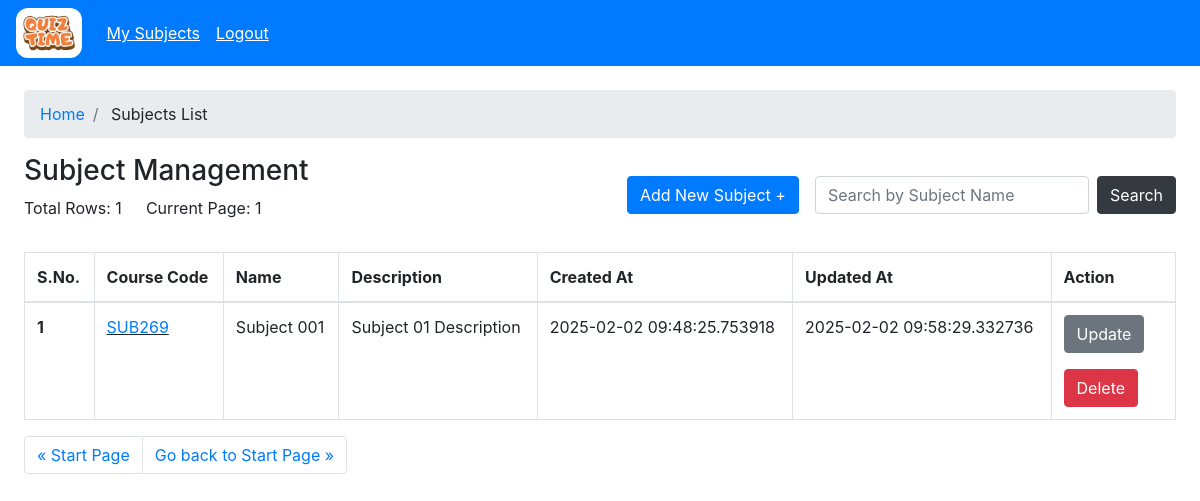
Screenshot of /admin/subject/ (signed in) with the database file from the repository.
### models/model.py (models this page shows)
class Subject(db.Model):
    __tablename__='subjects'
    id=db.Column(db.VARCHAR(100), primary_key=True)
    name=db.Column(db.VARCHAR(100), nullable=False)
    description=db.Column(db.VARCHAR(100), nullable=False)
    created_at=db.Column(db.TIMESTAMP, nullable=False)
    updated_at=db.Column(db.TIMESTAMP, nullable=False)
    code=db.Column(db.VARCHAR(100), nullable=False)

### controllers/admin/admin_subject.py (the view)
@subject.route("/")
@login_required
@role_required("admin")
@swag_from({
    "tags": ["Admin"],
    "summary": "Retrive all subject list with filters and pagination and sorting",
    "description": "This endpoint retrieves a list of subjects with optional filtering, pagination, and sorting. Use the query parameters to customize the results.",
    "parameters": [
        {
            "in": "query",
            "name": "skip",
            "type": "integer",
            "description": "Number of rows to skip",
            "required": False
        },
        {
            "in": "query",
            "name": "take",
            "type": "integer",
            "description": "Number of rows to take",
            "required": False
        },
        {
            "in": "query",
            "name": "where",
            "type": "string",
            "description": "Filtering criteria in JSON format",
            "required": False
        }
    ],
    "responses":{
        200: {
            "description": "A list of subjects",
            "schema": {
                "type": "object",
                "properties": {
                    "rows": {
                        "type": "array",
                        "items": {
                            "type": "object",
                            "properties": {
                                "id": {
                                    "type": "string"
                                },
                                "name": {
                                    "type": "string"
                                },
                                "description":{
                                    "type": "string"
                                },
                                "code":{
                                    "type":"string"
                                },
                                "created_at": {
                                    "type": "string"
                                },
                                "updated_at": {
                                    "type": "string"
                                }
                            }
                        }
                    },
                    "total_rows": {
                        "type": "integer"
                    },
                    "skip": {
                        "type": "integer"
                    },
                    "take": {
                        "type": "integer"
                    }
                }
            }
        },
        400: {
            "description": "Invalid request",
            "schema": {
                "type": "object",
                "properties": {
                    "message": {
                        "type": "string"
                    }
                }
            }
        },
        500:{
            "description": "Internal Server Error",
            "schema": {
                "type": "object",
                "properties": {
                    "message": {
                        "type": "string"
                    }
                }
            }
        }
    }
})
def subject_home():
    skip = int(request.args.get("skip", 0))
    take = int(request.args.get("take", 25))
    where = request.args.get("where", "{}")
    try:
        where = json.loads(where) if where else {}
        subjects = Subject.query.filter_by(**where).offset(skip).limit(take).all()
        total_rows = Subject.query.count()
        return render_template("admin/subjects/admin_subject.html",rows=subjects, total_rows=total_rows, skip=skip, take=take, )
    except Exception as e:
        return flash_and_redirect(str(e), "danger", url_for("subject.subject_home"))

### app.py (called while the page is built)
    @login_manager.user_loader
    def load_user(user_id):
        return User.query.get(user_id)

### controllers/decorator.py (called while the page is built)
def role_required(role):
    def decorator(func):
        @wraps(func)
        def wrapper(*args, **kwargs):
            if not current_user.is_authenticated:
                return redirect(url_for("auth.login"))
            if current_user.user_type != role and session.get("user_type") != role:
                if current_user.user_type == "admin":
                    return redirect(url_for("admin.admin_home"))
                return redirect(url_for("user.user_home"))
            return func(*args, **kwargs)
        return wrapper
    return decorator

### templates/admin/subjects/admin_subject.html (shortened to what this page needs)
{% extends "base.html" %} {% block title %}Subject Management{% endblock %} {%
block content %} {% include "admin/admin_wrapper.html" %}
<section class="min-vh-100 p-4">
  <nav aria-label="breadcrumb">
    <ol class="breadcrumb">
      <li class="breadcrumb-item"><a href="/admin">Home</a></li>
      <li class="breadcrumb-item">
        <a>Subjects List</a>
      </li>
    </ol>
  </nav>
  <div class="d-flex flex-wrap justify-content-between">
    <div>
      <h3>Subject Management</h3>
      <div class="d-flex align-items-center">
        <p class="mr-4">Total Rows: {{ total_rows }}</p>
        <p>
          Current Page: {% if skip and take %} {{ ((skip|int)//take)+1 }} {%
          else %}1{% endif %}
        </p>
      </div>
    </div>
    <div class="form-inline my-2 my-lg-0">
      <button type="button" class="btn btn-primary mr-3">
        <a class="text-white" href="/admin/subject/new">
          Add New Subject
          <span aria-hidden="true">&plus;</span>
        </a>
      </button>
      <input
        class="form-control mt-2 mt-sm-0 mr-sm-2"
        type="search"
        id="subjectInput"
        placeholder="Search by Subject Name"
        aria-label="Search"
      />
      <button
        onclick="searchBySubject('{{skip}}', '{{take}}')"
        class="btn btn-dark my-2 my-sm-0"
      >
        <a>Search</a>
      </button>
    </div>
  </div>
  <section class="mt-3">
    <div class="table-responsive">
      <table class="table table-bordered table-hover">
        <thead>
          <tr>
            <th scope="col">S.No.</th>
            <th scope="col">Course Code</th>
            <th scope="col">Name</th>
            <th scope="col">Description</th>
            <th scope="col">Created At</th>
            <th scope="col">Updated At</th>
            <th scope="col">Action</th>
          </tr>
        </thead>
        <tbody>
          {% for sub in rows %}
          <tr class="pointer">
            <th scope="row">{{ loop.index+skip }}</th>
            <td class="link">
              <a href="/admin/subject/view?sub_id={{ sub.id }}&take=25&skip=0"
                >{{ sub.code }}</a
              >
            </td>
            <td>{{ sub.name }}</td>
            <td>{{ sub.description }}</td>
            <td>{{ sub.created_at }}</td>
            <td>{{ sub.updated_at }}</td>
            <td>
              <button
                type="button"
                class="btn btn-secondary mr-3 mb-3 mb-sm-0"
                onclick="window.location.href='/admin/subject/update?sub_id={{ sub.id }}'"
              >
                Update
              </button>
              <form
                method="post"
                action="/admin/subject/delete?sub_id={{ sub.id }}"
                onsubmit="return confirm('Are you sure you wish to delete the subject with {{sub.code}}?, !! This will delete all chapters, quizzes and questions associated with it !!');"
              >
                <input
                  type="submit"
                  class="btn mt-3 btn-danger"
                  value="Delete"
                />
              </form>
            </td>
          </tr>
          {% endfor %}
        </tbody>
      </table>
      <nav aria-label="Page navigation example">
        <ul class="pagination">
          <li class="page-item">
            <a
              class="page-link"
              href="/admin/subject?skip={{ (skip - take) if skip > 0 else 0 }}&take={{ take }}"
              aria-label="Previous"
            >
              <span aria-hidden="true">&laquo;</span>
              <span
                >{% if skip > 0 %}Previous{% else %}Start Page{% endif %}</span
              >
            </a>
          </li>
          <li class="page-item">
            <a
              class="page-link"
              href="/admin/subject?skip={{ ( ((skip//take)+1)*take if ((skip|int+take) < total_rows) else None  ) if ((skip|int+take) < total_rows) else 0 }}&take={{ take }}"
              aria-label="Next"
            >
              <span
                >{% if ((skip|int + take) < total_rows) %}Next{% else %}Go back
                to Start Page{% endif %}</span
              >
              <span aria-hidden="true">&raquo;</span>
            </a>
          </li>
        </ul>
      </nav>
    </div>
  </section>
</section>
{% endblock %}

### static/css/style.css (style rules this page uses)
.pointer { cursor: pointer; }
.link { text-decoration: underline !important; }

### rows the page displays
Subject: code "SUB269", name "Subject 001", description "Subject 01 Description", created_at "2025-02-02 09:48:25.753918", updated_at "2025-02-02 09:58:29.332736"

### other values shown
{{ total_rows }} "1"
